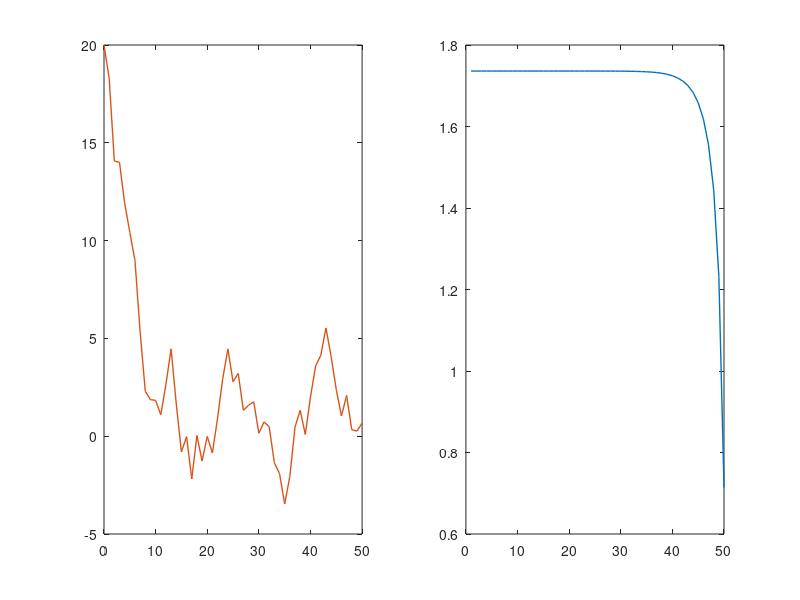

This figure's MATLAB source:
% CDC22 simulation
% SISO
clear;
clc;
T = 10;
N = 50;
dt = T / N;
A = 1 + dt;
B = 1;
H = 1;
Q = 0;
R = dt;
lambda1 = 0.5;
lambda2 = 1 ;
lambda3 = 0.5;
qn = 0;

J1 = zeros(1,N+1);
J2 = zeros(1,N+1);
J3 = zeros(1,N+1);
J1(N+1) = lambda1 * H;
J2(N+1) = 2 * lambda1 * qn;
J3(N+1) = 0;

W = zeros(N);
Z = zeros(N);
P = zeros(1,N);
% K = zeros(N);
G = zeros(N);
M = zeros(N);

x = zeros(1, N + 1);  % 状态
x(1) = 20;
u = zeros(1, N);  % 控制输入
mu = zeros(1, N);
sigma2 = zeros(1, N);
delta = zeros(1, N);

for i = 0:N-1  % 倒着求系数
    W(N-i) = lambda2 * Q + A' * J1(N-i+1) * A;
    Z(N-i) = J2(N-i+1) * A;
    P(N-i) = lambda2 * R + B' * J1(N-i+1) * B;
    G(N-i) = (lambda2 * R + B' * J1(N-i+1) * B)^(-1) * B' * J1(N-i+1) * A;
    M(N-i) = 0.5 * (lambda2 * R + B' * J1(N-i+1) * B)^(-1) * B' * J2(N-i+1);
    
%     J1(N-i) = W(N-i) + G(N-i) * P(N-i) * G(N-i) - 2 * A * J1(N-i+1) * B * G(N-i);
    J1(N-i) = W(N-i) - A * J1(N-i+1) * B * G(N-i);
%     J2(N-i) = Z(N-i) + 2 * M(N-i) * (P(N-i) * G(N-i) - B * J1(N-i+1) * A) - J2(N-i+1) * B * G(N-i);
    J2(N-i) = Z(N-i)  - J2(N-i+1) * B * G(N-i);
    J3(N-i) = M(N-i) * P(N-i) * M(N-i) - J2(N-i+1) * B * M(N-i) + 2 * sqrt(lambda3 * P(N-i)) + J3(N-i+1);
end

for j = 1:N  % 正着求输入和状态
    mu(j) = -G(j) * x(j) + M(j);
    %sigma2(j) = sqrt(lambda3 / P(j));
    sigma2(j) = (lambda3 / P(j));
    a = sqrt(3 * sigma2(j));
    delta(j) = unifrnd(-a, a);
    u(j) = mu(j) + delta(j);
    x(j+1) = A * x(j) + B * u(j);
end
%%
c1 = [0.85 0.33 0.10];
c2 = [0.93 0.69 0.13];
c4 = [0.49 0.18 0.56];
c3 = [0.00 0.45 0.74];
figure();
subplot(1,2,1);
n1 = 0:1:N;
p1 = plot(n1, x,'-','LineWidth',1,'color',c1);
% set(gca,"FontSize",15,"LineWidth",0.8);
% xlabel('N','FontSize',15); 
% ylabel('x', 'FontSize',15)  
% title('x','FontSize',15);
% hold on;
subplot(1,2,2);
n2 = 1:1:N;
% plot(n2, u,'LineWidth',1);
% title('u');
% subplot(2,2,3);
% % n1 = 0:1:N;
% plot(n2, mu);
% title('mu');
% subplot(2,2,4);
plot(n2, sigma2,'LineWidth',1,'color',c3);
% set(gca,"FontSize",15,"LineWidth",0.8);
% title('sigma^2','FontSize',15);
% hold on;
%%
% p4 = plot(n1, zeros(1,N+1),'LineWidth',1,'color',c4);
% legend('lambda3 = 15','lambda3 = 5', 'lambda3 = 1','FontSize',15);
%% Kalman滤波预测
% H = 1;  % 观测矩阵 H(k)
% P(1) = 1;  % 一步预测的协方差 P(k)
% w = 0.5 * randn(1,N+1);  % 模拟产生测量噪声
% Q = 1;
% R = std(w)^2;    % V(k)的协方差 covariance
% y(1) = x(1) + w(1);  % y是x的后验估计x(k|k)
% 
% for t = 2:N+1
%     x_pre(t) = A * y(t-1) + B * mu(t-1);  % x_pre是x的预测 x(k+1|k)
%     P(t) = A * P(t-1) * A' + Q;  % 一步预测的协方差 P(k+1|k)  
%     z(t) = H * x(t) + w(t);  % 观测方程 Z(k+1)=H(k+1)X(k+1)+W(k+1),Z(k+1)是k+1时刻的观测值
%     
%     S(t) = H * P(t) * H' + R;  % 观测向量的预测误差协方差 S(k+1)
%     K_(t) = H * P(t) / S(t);  % 卡尔曼滤波器增益 K(k+1) 
%     v(t) = z(t) - ( H * x_pre(t) );  % 测量残差 v(k+1)
%     y(t) = x_pre(t) + K_(t) * v(t);  % 状态更新 X(k+1|k+1)=X(k+1|k)+K(k+1)*v(k+1)
%     P(t) = (1 - H * K_(t)) * P(t);  % 误差协方差更新 P(k+1|k+1)=(I-K(k+1)*H(k+1))*P(k+1|k)
% end
% err = (x_pre(2:N+1) - x(2:N+1));
% E = norm(err, inf);
% figure();
% t1 = 1:N+1;
% t2 = 1:N;
% t3 = 2:N+1;
% plot(t1,y,'color',c1,'LineWidth',1.5);
% hold on;
% plot(t1,x,'color',c3,'LineWidth',1.5);
% plot(t2,x_pre(2:N+1),'color',c2,'LineWidth',1.5);
% plot(t3,err,'-.','color',c4,'LineWidth',1); 
% set(gca,"FontSize",15,"LineWidth",0.8);
% legend('estimation','true value','prediction','prediction error','FontSize',15);